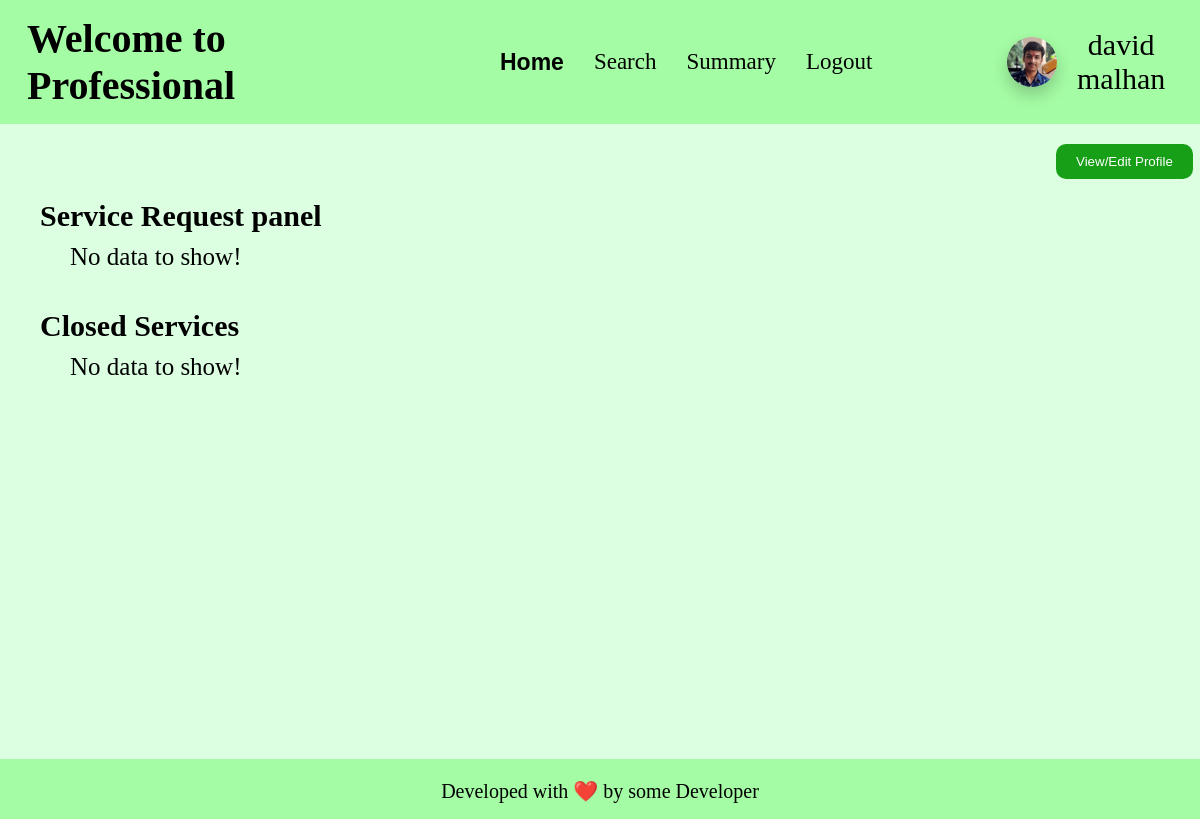
The page /professional_home/1 on the database as committed earlier.
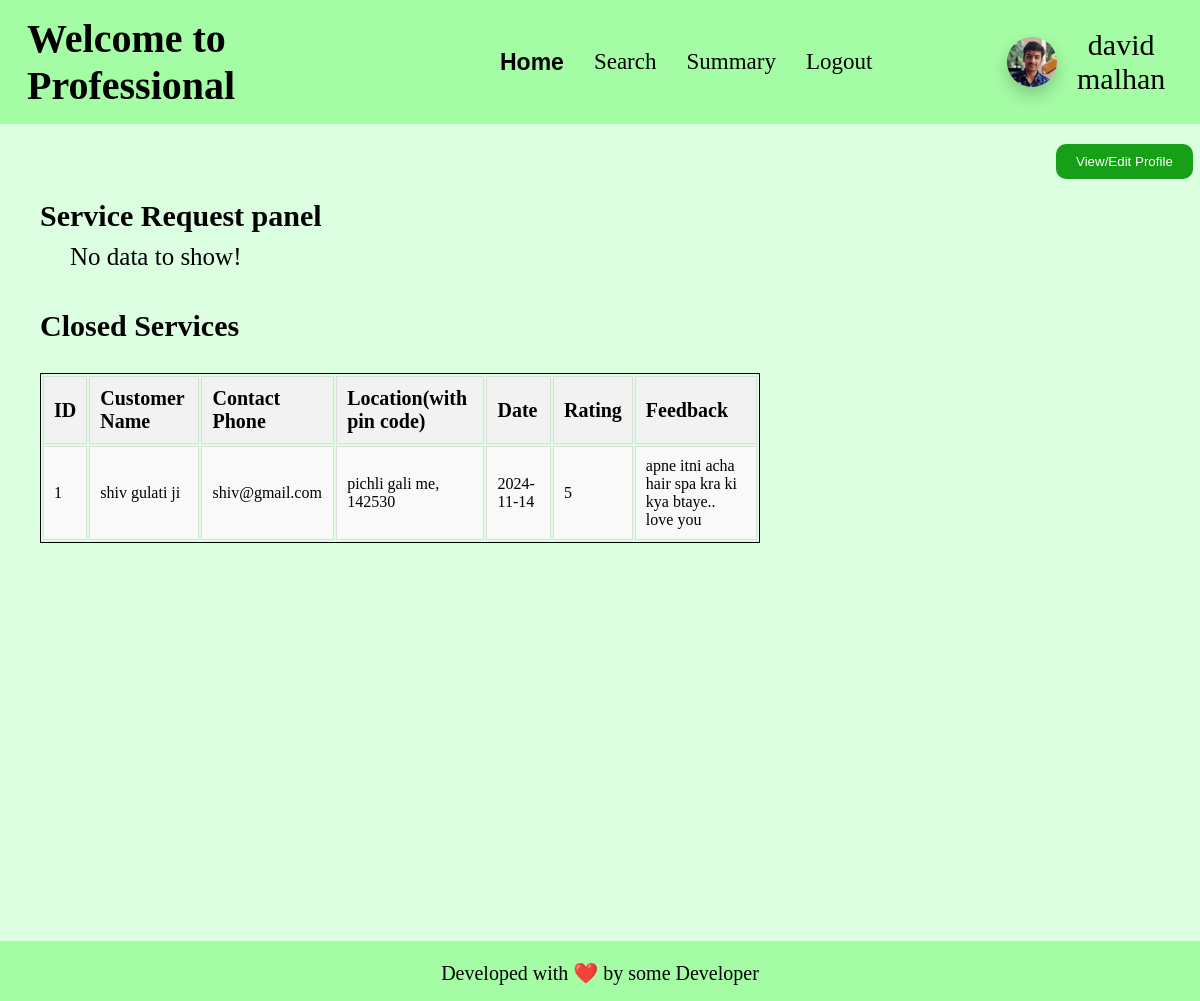
The same page on the database as committed later.
### app.py (models this page shows)
class service_request(db.Model):
    __tablename__ = "service_request"
    id = db.Column(db.Integer, primary_key=True, autoincrement=True)
    service_id = db.Column(db.Integer, ForeignKey('service.id'), nullable=False)
    customer_id = db.Column(db.Integer, ForeignKey('customer.id'), nullable=False)
    professional_id = db.Column(db.Integer, ForeignKey('professional.id'), nullable=False)
    date_of_request = db.Column(db.Date, nullable=False)
    date_of_completion = db.Column(db.Date, default=False)
    service_status = db.Column(db.String, default=False)
    rstars = db.Column(db.Integer, default=False)
    rfeedback = db.Column(db.String, default=False)

class customer(db.Model):
    __tablename__ = "customer"
    id = db.Column(db.Integer, primary_key=True, autoincrement=True)
    email_id = db.Column(db.String, nullable=False)
    password = db.Column(db.String, nullable=False)
    fullname = db.Column(db.String, nullable=False)
    gender = db.Column(db.String, nullable=False)
    address = db.Column(db.String, nullable=False)
    pin_code = db.Column(db.Integer, nullable=False)
    blocked = db.Column(db.Boolean, default=False)
    service_requests = db.relationship('service_request', backref='customer', cascade='all, delete-orphan')

### app.py (the view)
@app.route('/professional_home/<int:id>', methods=['GET', 'POST'])
def prof_home(id):
    if request.method == 'GET':
        prof = professional.query.filter_by(id = id).first()
        if prof:
            if not prof.blocked:
                if not prof.request:
                    ser = service_request.query.join(professional, service_request.professional_id == professional.id).join(
                        customer, service_request.customer_id == customer.id).join(
                        service, service_request.service_id == service.id).filter(
                        service_request.professional_id == id,
                        service_request.service_status.in_(['requested', 'accepted']),
                        customer.blocked == False,
                        service.status == False
                    ).all()
                    ser_history = service_request.query.join(
                        professional, service_request.professional_id == professional.id).join(
                        customer, service_request.customer_id == customer.id).join(service, service_request.service_id == service.id).filter(
                        service_request.professional_id == id,
                        service_request.service_status.in_(['closed', 'rejected']),
                        customer.blocked == False,
                        service.status == False
                    ).all()
                    if ser: #Requests or service going on.
                        if ser_history: #if service history present.
                                return render_template("prof_home.html",
                                    professional = prof,
                                    request_details = ser,
                                    service_history = ser_history,
                                    )
                        else: #Service history not present
                            return render_template("prof_home.html",
                                    professional = prof,
                                    request_details = ser,
                                    service_history = ser_history,
                                    )
                    else: #No service requests, no service_history
                        return render_template("prof_home.html",
                                    professional = prof,
                                    request_details = ser,
                                    service_history = ser_history
                                    )
                else:
                    return redirect('/professional_login')
            else:
                return redirect('/professional_login')
        else:
            return redirect('/professional_login')

### templates/prof_home.html (shortened to what this page needs)
<!DOCTYPE html>
<html lang="en">
<head>
    <link rel="stylesheet" href="/static/css/profile-block.css">
    <link rel="stylesheet" href="/static/css/table-styling.css">
    <link rel="stylesheet" href="/static/css/basic.css">
</head>
<body>
    <header>
        <h1>Welcome to Professional</h1>
        <ul>
            <li><a class="active" href="/professional_home/{{professional.id}}">Home</a></li>
            <li><a href="/professional_search/{{professional.id}}">Search</a></li>
            <li><a href="/professional_summary/{{professional.id}}">Summary</a></li>
            <li><a href="/professional_logout/{{professional.id}}">Logout</a></li>
        </ul>
        <div id="user-info">
            <img id="user-pic" src="/static/anant-pic.jpg" alt="Profile Picture">
            <div>{{professional.fullname}}</div>
        </div>
    </header>
    <button id="edit_profile_button" onclick="gotoroute('/professional_home/view_profile/{{professional.id}}')">View/Edit Profile</button>
    <h2>Service Request panel</h2>
    {% if request_details %}
        <div class="tables">
            <table class="styled-table">
                <tr>
                    <th>ID</th>
                    <th>Customer Name</th>
                    <th>Email Id</th>
                    <th>Location(with pin code)</th>
                    <th>Action</th>
                </tr>
                {% for request in request_details %}
                    <tr>
                        <td>{{loop.index}}</td>
                        <td>{{request.customer.fullname}}</td>
                        <td>{{request.customer.email_id}}</td>
                        <td>{{request.customer.address}},{{request.customer.pin_code}}</td>
                        {% if request.service_status == 'requested' %}
                            <td>
                                <a href="/professional_home/service_action/accept/{{request.id}}">Accept</a>/
                                <a href="/professional_home/service_action/reject/{{request.id}}">Reject</a>
                            </td>
                        {% else %}
                            <td>accepted</td>
                        {% endif %}
                    </tr>
                {% endfor %}
            </table>
        </div>
    {% else %}
        <div id="no_data">No data to show!</div>
    {% endif %}
    <br>
    <h2>Closed Services</h2>
    {% if service_history %}
        <div class="tables">
            <table class="styled-table">
                <tr>
                    <th>ID</th>
                    <th>Customer Name</th>
                    <th>Contact Phone</th>
                    <th>Location(with pin code)</th>
                    <th>Date</th>
                    <th>Rating</th>
                    <th>Feedback</th>
                </tr>
                {% for ser_his in service_history %}
                    <tr>
                        <td>{{loop.index}}</td>
                        <td>{{ser_his.customer.fullname}}</td>
                        <td>{{ser_his.customer.email_id}}</td>
                        <td>{{ser_his.customer.address}}, {{ser_his.customer.pin_code}}</td>
                        <td>{{ser_his.date_of_completion}}</td>
                        <td>{{ser_his.rstars}}</td>
                        <td>{{ser_his.rfeedback}}</td>
                    </tr>
                {% endfor %}
            </table>
        </div>
    {% else %}
        <div id="no_data">No data to show!</div>
    {% endif %}
    <br>
    <footer>
        <p>
            Developed with ❤️ by some Developer
        </p>
    </footer>
</body>
</html>

Rows that differ between the two databases and show on the page:
added service_request: customer.fullname "shiv gulati ji", customer.email_id "shiv@gmail.com", customer.address "pichli gali me", customer.pin_code "142530", date_of_completion "2024-11-14", rstars "5", rfeedback "apne itni acha hair spa kra ki kya btaye.. love you"
Other text that changed with them:
text no longer shown: "No data to show!"
text now shown: "ID Customer Name Contact Phone Location(with pin code) Date Rating Feedback"
